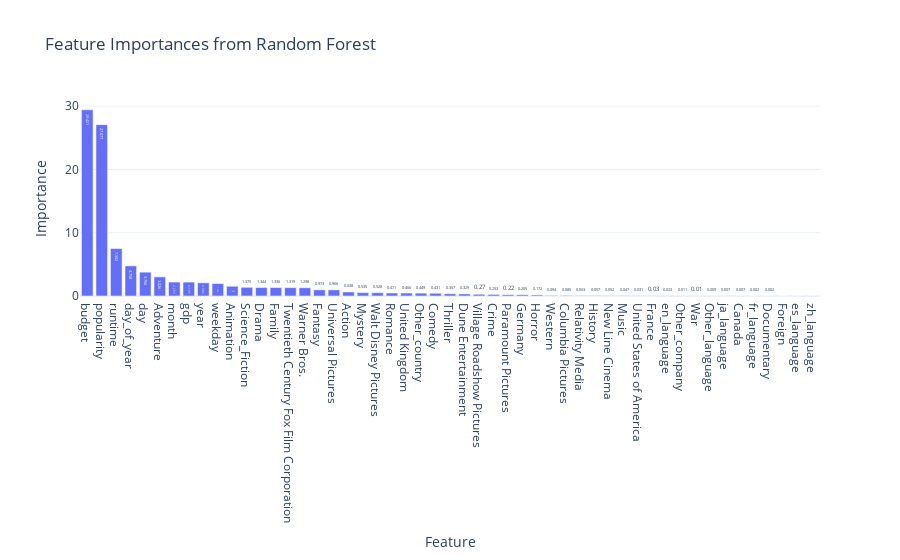

The notebook cell this image was saved under:
### Code cell
# Extract feature importances
importances = rf_regressor.feature_importances_

# Create a DataFrame for easy visualization
importance_df = pd.DataFrame({
    'Feature': X_train.columns,
    'Importance': importances
}).sort_values(by='Importance', ascending=False)

# Plotly bar chart
fig = go.Figure(go.Bar(
    x=importance_df['Feature'],
    y=importance_df['Importance'],
    text=importance_df['Importance'].round(3),  # Show importance values on bars
    textposition='auto'  # Display text directly on top of bars
))

# Customize layout
fig.update_layout(
    title="Feature Importances from Random Forest",
    xaxis_title="Feature",
    yaxis_title="Importance",
    template="plotly_white",
)

# Show plot
fig.show()

### Figure 1 — Plotly figure (JSON) as saved in the notebook; plotly's stock layout.template omitted (floating-point values rounded to 4 significant figures)
{"data": [{"text": [29.42, 27.08, 7.502, 4.758, 3.766, 3.026, 2.203, 2.195, 2.086, 1.963, 1.537, 1.375, 1.344, 1.336, 1.319, 1.298, 0.973, 0.966, 0.638, 0.535, 0.528, 0.471, 0.466, 0.449, 0.431, 0.357, 0.329, 0.27, 0.253, 0.22, 0.205, 0.172, 0.094, 0.085, 0.063, 0.057, 0.052, 0.047, 0.031, 0.03, 0.023, 0.011, 0.01, 0.009, 0.007, 0.007, 0.002, 0.002, 0.001, 0, 0], "textposition": "auto", "type": "bar", "x": ["budget", "popularity", "runtime", "day_of_year", "day", "Adventure", "month", "gdp", "year", "weekday", "Animation", "Science_Fiction", "Drama", "Family", "Twentieth Century Fox Film Corporation", "Warner Bros.", "Fantasy", "Universal Pictures", "Action", "Mystery", "Walt Disney Pictures", "Romance", "United Kingdom", "Other_country", "Comedy", "Thriller", "Dune Entertainment", "Village Roadshow Pictures", "Crime", "Paramount Pictures", "Germany", "Horror", "Western", "Columbia Pictures", "Relativity Media", "History", "New Line Cinema", "Music", "United States of America", "France", "en_language", "Other_company", "War", "Other_language", "ja_language", "Canada", "fr_language", "Documentary", "Foreign", "es_language", "zh_language"], "y": [29.42, 27.08, 7.502, 4.758, 3.766, 3.026, 2.203, 2.195, 2.086, 1.963, 1.537, 1.375, 1.344, 1.336, 1.319, 1.298, 0.9734, 0.9662, 0.6384, 0.5351, 0.5281, 0.4705, 0.466, 0.4492, 0.4312, 0.3575, 0.3286, 0.2697, 0.2527, 0.2197, 0.2051, 0.1724, 0.09445, 0.08494, 0.06252, 0.05667, 0.05211, 0.04658, 0.03143, 0.02966, 0.02251, 0.01146, 0.009928, 0.008625, 0.00749, 0.007033, 0.00211, 0.002014, 0.0006225, 2.565e-05, 0]}], "layout": {"title": {"text": "Feature Importances from Random Forest"}, "xaxis": {"title": {"text": "Feature"}}, "yaxis": {"title": {"text": "Importance"}}}}
